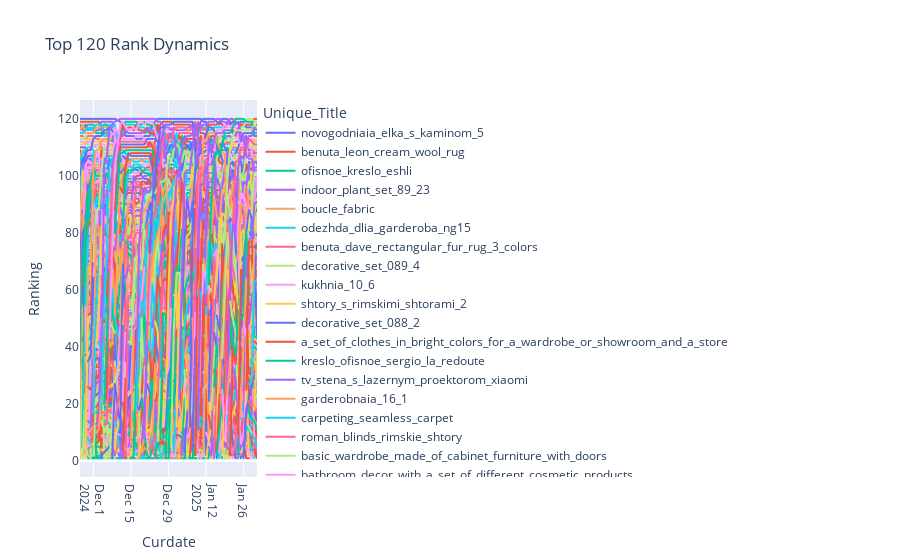

The code cell stored with this chart in its notebook:
### Code cell
fig1 = px.line(data, x='Curdate', y='Ranking', color='Unique_Title', title='Top 120 Rank Dynamics')
fig1.show()
